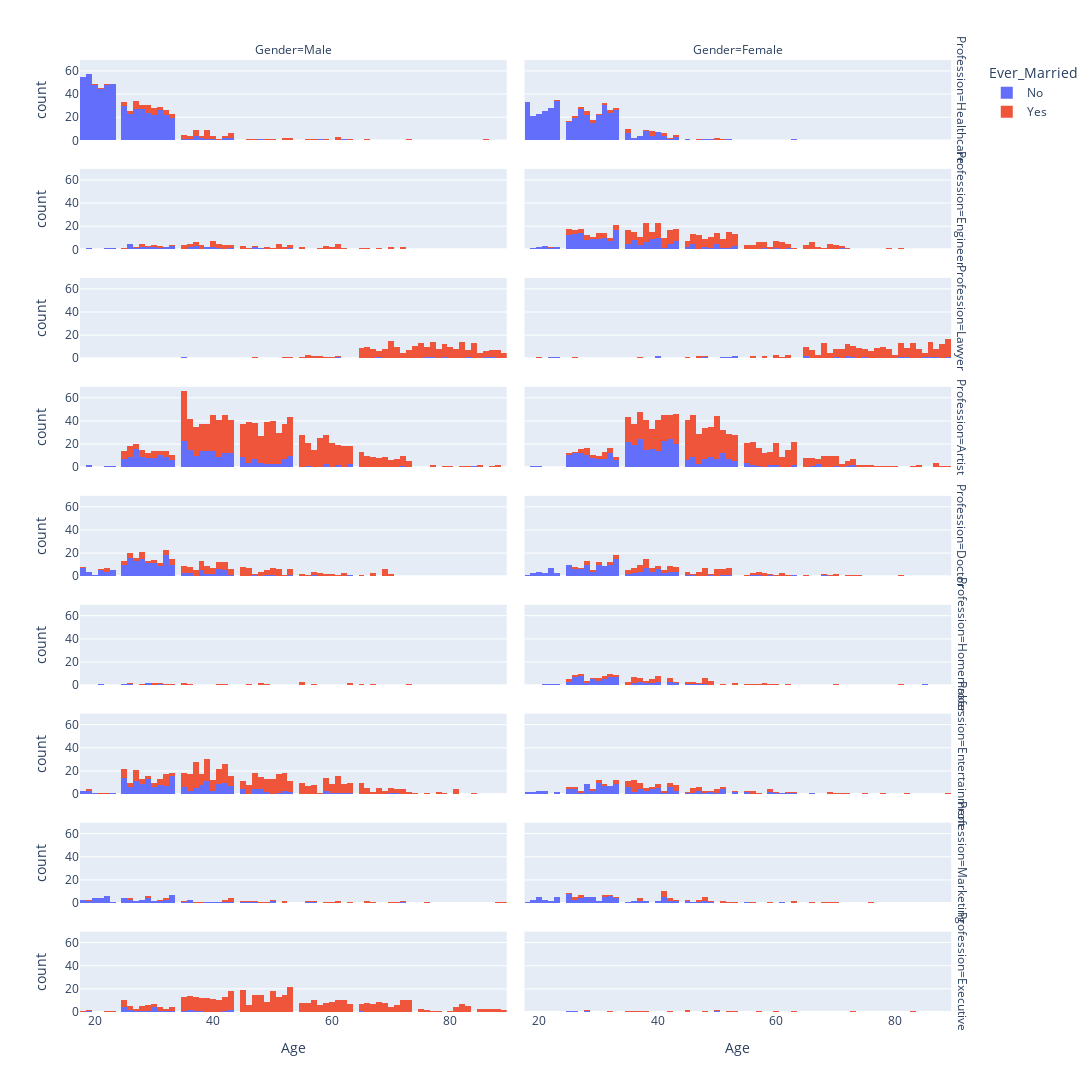

The notebook cell saved with this chart:
### Markdown cell above
- 80% of D segment is below 40 yearolds. Follow by A segment around 50%
- 70% more or less of D segment below 35 yearolds and around 30% for A segment.

### Code cell
fig = px.histogram(z, x="Age", color="Ever_Married", facet_col="Gender", facet_row="Profession")
fig.update_layout(
    width=2000,
    height=1100
)

fig.show()

### Figure 1 — Plotly figure (JSON) as saved in the notebook; plotly's stock layout.template omitted (floating-point values rounded to 4 significant figures; data arrays with more than 128 entries replaced by an {"elided": "..."} marker saying what was removed)
{"data": [{"alignmentgroup": "True", "bingroup": "x", "hovertemplate": "Ever_Married=No<br>Profession=Healthcare<br>Gender=Male<br>Age=%{x}<br>count=%{y}<extra></extra>", "legendgroup": "No", "marker": {"color": "#636efa", "pattern": {"shape": ""}}, "name": "No", "offsetgroup": "No", "orientation": "v", "showlegend": true, "type": "histogram", "x": {"elided": "538 int values"}, "xaxis": "x17", "yaxis": "y17"}, {"alignmentgroup": "True", "bingroup": "x", "hovertemplate": "Ever_Married=No<br>Profession=Healthcare<br>Gender=Female<br>Age=%{x}<br>count=%{y}<extra></extra>", "legendgroup": "No", "marker": {"color": "#636efa", "pattern": {"shape": ""}}, "name": "No", "offsetgroup": "No", "orientation": "v", "showlegend": false, "type": "histogram", "x": {"elided": "410 int values"}, "xaxis": "x18", "yaxis": "y18"}, {"alignmentgroup": "True", "bingroup": "x", "hovertemplate": "Ever_Married=No<br>Profession=Engineer<br>Gender=Male<br>Age=%{x}<br>count=%{y}<extra></extra>", "legendgroup": "No", "marker": {"color": "#636efa", "pattern": {"shape": ""}}, "name": "No", "offsetgroup": "No", "orientation": "v", "showlegend": false, "type": "histogram", "x": [26, 36, 28, 39, 48, 30, 29, 30, 26, 37, 29, 19, 47, 37, 26, 39, 26, 43, 41, 40, 31, 22, 40, 26, 53, 32, 27, 36, 33, 32, 33, 37, 47, 33, 28, 23], "xaxis": "x15", "yaxis": "y15"}, {"alignmentgroup": "True", "bingroup": "x", "hovertemplate": "Ever_Married=No<br>Profession=Engineer<br>Gender=Female<br>Age=%{x}<br>count=%{y}<extra></extra>", "legendgroup": "No", "marker": {"color": "#636efa", "pattern": {"shape": ""}}, "name": "No", "offsetgroup": "No", "orientation": "v", "showlegend": false, "type": "histogram", "x": {"elided": "187 int values"}, "xaxis": "x16", "yaxis": "y16"}, {"alignmentgroup": "True", "bingroup": "x", "hovertemplate": "Ever_Married=No<br>Profession=Lawyer<br>Gender=Male<br>Age=%{x}<br>count=%{y}<extra></extra>", "legendgroup": "No", "marker": {"color": "#636efa", "pattern": {"shape": ""}}, "name": "No", "offsetgroup": "No", "orientation": "v", "showlegend": false, "type": "histogram", "x": [86, 61, 87, 79, 68, 35, 77, 83, 76], "xaxis": "x13", "yaxis": "y13"}, {"alignmentgroup": "True", "bingroup": "x", "hovertemplate": "Ever_Married=No<br>Profession=Lawyer<br>Gender=Female<br>Age=%{x}<br>count=%{y}<extra></extra>", "legendgroup": "No", "marker": {"color": "#636efa", "pattern": {"shape": ""}}, "name": "No", "offsetgroup": "No", "orientation": "v", "showlegend": false, "type": "histogram", "x": [40, 72, 73, 85, 75, 40, 53, 22, 86, 53, 65, 87, 81, 48, 65, 23, 51, 70, 72, 89, 52, 82], "xaxis": "x14", "yaxis": "y14"}, {"alignmentgroup": "True", "bingroup": "x", "hovertemplate": "Ever_Married=No<br>Profession=Artist<br>Gender=Male<br>Age=%{x}<br>count=%{y}<extra></extra>", "legendgroup": "No", "marker": {"color": "#636efa", "pattern": {"shape": ""}}, "name": "No", "offsetgroup": "No", "orientation": "v", "showlegend": false, "type": "histogram", "x": {"elided": "271 int values"}, "xaxis": "x11", "yaxis": "y11"}, {"alignmentgroup": "True", "bingroup": "x", "hovertemplate": "Ever_Married=No<br>Profession=Artist<br>Gender=Female<br>Age=%{x}<br>count=%{y}<extra></extra>", "legendgroup": "No", "marker": {"color": "#636efa", "pattern": {"shape": ""}}, "name": "No", "offsetgroup": "No", "orientation": "v", "showlegend": false, "type": "histogram", "x": {"elided": "351 int values"}, "xaxis": "x12", "yaxis": "y12"}, {"alignmentgroup": "True", "bingroup": "x", "hovertemplate": "Ever_Married=No<br>Profession=Doctor<br>Gender=Male<br>Age=%{x}<br>count=%{y}<extra></extra>", "legendgroup": "No", "marker": {"color": "#636efa", "pattern": {"shape": ""}}, "name": "No", "offsetgroup": "No", "orientation": "v", "showlegend": false, "type": "histogram", "x": {"elided": "172 int values"}, "xaxis": "x9", "yaxis": "y9"}, {"alignmentgroup": "True", "bingroup": "x", "hovertemplate": "Ever_Married=No<br>Profession=Doctor<br>Gender=Female<br>Age=%{x}<br>count=%{y}<extra></extra>", "legendgroup": "No", "marker": {"color": "#636efa", "pattern": {"shape": ""}}, "name": "No", "offsetgroup": "No", "orientation": "v", "showlegend": false, "type": "histogram", "x": {"elided": "148 int values"}, "xaxis": "x10", "yaxis": "y10"}, {"alignmentgroup": "True", "bingroup": "x", "hovertemplate": "Ever_Married=No<br>Profession=Homemaker<br>Gender=Male<br>Age=%{x}<br>count=%{y}<extra></extra>", "legendgroup": "No", "marker": {"color": "#636efa", "pattern": {"shape": ""}}, "name": "No", "offsetgroup": "No", "orientation": "v", "showlegend": false, "type": "histogram", "x": [21, 29, 25, 26, 31, 29], "xaxis": "x7", "yaxis": "y7"}, {"alignmentgroup": "True", "bingroup": "x", "hovertemplate": "Ever_Married=No<br>Profession=Homemaker<br>Gender=Female<br>Age=%{x}<br>count=%{y}<extra></extra>", "legendgroup": "No", "marker": {"color": "#636efa", "pattern": {"shape": ""}}, "name": "No", "offsetgroup": "No", "orientation": "v", "showlegend": false, "type": "histogram", "x": [32, 33, 27, 25, 30, 22, 27, 29, 38, 37, 32, 26, 40, 33, 42, 23, 21, 43, 36, 28, 33, 32, 31, 31, 33, 30, 33, 32, 47, 39, 37, 28, 48, 26, 27, 27, 46, 26, 37, 27, 25, 26, 30, 27, 33, 43, 32, 32, 45, 39, 31, 26, 40, 33, 36, 26, 29, 27, 25, 26, 85, 29, 29, 30, 42, 32, 42, 31, 31, 27, 38, 40, 29], "xaxis": "x8", "yaxis": "y8"}, {"alignmentgroup": "True", "bingroup": "x", "hovertemplate": "Ever_Married=No<br>Profession=Entertainment<br>Gender=Male<br>Age=%{x}<br>count=%{y}<extra></extra>", "legendgroup": "No", "marker": {"color": "#636efa", "pattern": {"shape": ""}}, "name": "No", "offsetgroup": "No", "orientation": "v", "showlegend": false, "type": "histogram", "x": {"elided": "189 int values"}, "xaxis": "x5", "yaxis": "y5"}, {"alignmentgroup": "True", "bingroup": "x", "hovertemplate": "Ever_Married=No<br>Profession=Entertainment<br>Gender=Female<br>Age=%{x}<br>count=%{y}<extra></extra>", "legendgroup": "No", "marker": {"color": "#636efa", "pattern": {"shape": ""}}, "name": "No", "offsetgroup": "No", "orientation": "v", "showlegend": false, "type": "histogram", "x": [42, 28, 26, 31, 36, 60, 30, 62, 36, 59, 32, 45, 35, 51, 55, 37, 30, 25, 33, 28, 37, 49, 33, 30, 53, 25, 38, 43, 35, 32, 39, 26, 42, 51, 33, 43, 50, 18, 39, 28, 21, 48, 28, 46, 37, 31, 51, 33, 40, 40, 32, 19, 30, 30, 25, 30, 18, 61, 40, 63, 59, 39, 31, 32, 42, 19, 30, 31, 28, 28, 41, 27, 28, 42, 31, 40, 47, 33, 37, 33, 23, 66, 35, 33, 26, 32, 40, 47, 30, 21, 32, 55, 21, 20, 39, 30, 26, 29, 33, 28, 25, 49, 35, 31, 35, 33, 20, 42, 42, 51, 29, 23, 35, 29, 28, 38, 38, 30, 53, 47, 20, 32, 43, 31], "xaxis": "x6", "yaxis": "y6"}, {"alignmentgroup": "True", "bingroup": "x", "hovertemplate": "Ever_Married=No<br>Profession=Marketing<br>Gender=Male<br>Age=%{x}<br>count=%{y}<extra></extra>", "legendgroup": "No", "marker": {"color": "#636efa", "pattern": {"shape": ""}}, "name": "No", "offsetgroup": "No", "orientation": "v", "showlegend": false, "type": "histogram", "x": [29, 40, 28, 19, 42, 36, 26, 57, 25, 27, 33, 72, 45, 30, 22, 25, 33, 32, 47, 18, 23, 20, 32, 35, 20, 43, 26, 50, 33, 39, 26, 31, 21, 25, 28, 19, 22, 46, 25, 29, 33, 22, 33, 33, 18, 22, 36, 22, 21, 21, 29, 20, 27, 18, 36, 41, 20, 29, 33, 28, 32, 22, 31, 30, 56, 50, 21], "xaxis": "x3", "yaxis": "y3"}, {"alignmentgroup": "True", "bingroup": "x", "hovertemplate": "Ever_Married=No<br>Profession=Marketing<br>Gender=Female<br>Age=%{x}<br>count=%{y}<extra></extra>", "legendgroup": "No", "marker": {"color": "#636efa", "pattern": {"shape": ""}}, "name": "No", "offsetgroup": "No", "orientation": "v", "showlegend": false, "type": "histogram", "x": [19, 29, 20, 22, 55, 21, 26, 47, 23, 61, 30, 49, 38, 29, 33, 28, 38, 20, 41, 32, 25, 31, 18, 19, 25, 31, 46, 32, 28, 23, 43, 42, 41, 32, 41, 32, 25, 28, 31, 45, 48, 26, 20, 20, 27, 42, 21, 25, 29, 45, 23, 35, 37, 41, 33, 30, 32, 26, 19, 43, 37, 29, 31, 28, 36, 33, 27, 40, 32, 28, 20, 41, 25, 31, 25, 27, 21, 25, 22, 29, 33, 40, 23, 48, 25, 36, 27, 23], "xaxis": "x4", "yaxis": "y4"}, {"alignmentgroup": "True", "bingroup": "x", "hovertemplate": "Ever_Married=No<br>Profession=Executive<br>Gender=Male<br>Age=%{x}<br>count=%{y}<extra></extra>", "legendgroup": "No", "marker": {"color": "#636efa", "pattern": {"shape": ""}}, "name": "No", "offsetgroup": "No", "orientation": "v", "showlegend": false, "type": "histogram", "x": [30, 25, 25, 26, 42, 38, 43, 30, 29, 36, 31, 26, 25, 37, 36, 19, 27, 65, 25, 33, 30, 30, 28, 32, 43, 35], "xaxis": "x", "yaxis": "y"}, {"alignmentgroup": "True", "bingroup": "x", "hovertemplate": "Ever_Married=No<br>Profession=Executive<br>Gender=Female<br>Age=%{x}<br>count=%{y}<extra></extra>", "legendgroup": "No", "marker": {"color": "#636efa", "pattern": {"shape": ""}}, "name": "No", "offsetgroup": "No", "orientation": "v", "showlegend": false, "type": "histogram", "x": [26, 28, 25, 50], "xaxis": "x2", "yaxis": "y2"}, {"alignmentgroup": "True", "bingroup": "x", "hovertemplate": "Ever_Married=Yes<br>Profession=Healthcare<br>Gender=Male<br>Age=%{x}<br>count=%{y}<extra></extra>", "legendgroup": "Yes", "marker": {"color": "#EF553B", "pattern": {"shape": ""}}, "name": "Yes", "offsetgroup": "Yes", "orientation": "v", "showlegend": true, "type": "histogram", "x": [27, 37, 33, 31, 32, 30, 37, 43, 39, 40, 61, 46, 42, 49, 28, 29, 39, 21, 27, 39, 39, 27, 33, 57, 32, 35, 37, 56, 39, 33, 50, 43, 29, 27, 29, 31, 35, 52, 28, 40, 42, 52, 30, 27, 37, 37, 39, 66, 53, 41, 53, 86, 30, 31, 73, 25, 33, 27, 38, 47, 36, 35, 29, 61, 25, 35, 36, 59, 29, 25, 38, 43, 27, 22, 30, 20, 39, 29, 30, 26, 43, 63, 32, 28, 61, 39, 29, 40, 36, 32, 26, 28, 30], "xaxis": "x17", "yaxis": "y17"}, {"alignmentgroup": "True", "bingroup": "x", "hovertemplate": "Ever_Married=Yes<br>Profession=Healthcare<br>Gender=Female<br>Age=%{x}<br>count=%{y}<extra></extra>", "legendgroup": "Yes", "marker": {"color": "#EF553B", "pattern": {"shape": ""}}, "name": "Yes", "offsetgroup": "Yes", "orientation": "v", "showlegend": false, "type": "histogram", "x": [28, 35, 39, 25, 28, 29, 35, 35, 27, 41, 29, 26, 42, 41, 47, 32, 33, 33, 39, 29, 31, 39, 28, 26, 50, 39, 43, 38, 35, 43, 51, 50, 27, 32, 23, 30], "xaxis": "x18", "yaxis": "y18"}, {"alignmentgroup": "True", "bingroup": "x", "hovertemplate": "Ever_Married=Yes<br>Profession=Engineer<br>Gender=Male<br>Age=%{x}<br>count=%{y}<extra></extra>", "legendgroup": "Yes", "marker": {"color": "#EF553B", "pattern": {"shape": ""}}, "name": "Yes", "offsetgroup": "Yes", "orientation": "v", "showlegend": false, "type": "histogram", "x": [40, 45, 30, 28, 70, 33, 72, 51, 53, 58, 27, 52, 49, 31, 42, 59, 51, 42, 36, 55, 37, 37, 49, 42, 40, 40, 29, 70, 59, 45, 61, 43, 43, 35, 72, 60, 42, 66, 65, 40, 46, 52, 30, 51, 50, 36, 51, 28, 41, 55, 38, 47, 35, 43, 35, 59, 53, 37, 51, 31, 28, 35, 41, 61, 41, 25, 36, 61, 38, 68, 41, 45, 60, 40, 61, 38, 53, 38, 62, 61], "xaxis": "x15", "yaxis": "y15"}, {"alignmentgroup": "True", "bingroup": "x", "hovertemplate": "Ever_Married=Yes<br>Profession=Engineer<br>Gender=Female<br>Age=%{x}<br>count=%{y}<extra></extra>", "legendgroup": "Yes", "marker": {"color": "#EF553B", "pattern": {"shape": ""}}, "name": "Yes", "offsetgroup": "Yes", "orientation": "v", "showlegend": false, "type": "histogram", "x": {"elided": "279 int values"}, "xaxis": "x16", "yaxis": "y16"}, {"alignmentgroup": "True", "bingroup": "x", "hovertemplate": "Ever_Married=Yes<br>Profession=Lawyer<br>Gender=Male<br>Age=%{x}<br>count=%{y}<extra></extra>", "legendgroup": "Yes", "marker": {"color": "#EF553B", "pattern": {"shape": ""}}, "name": "Yes", "offsetgroup": "Yes", "orientation": "v", "showlegend": false, "type": "histogram", "x": {"elided": "235 int values"}, "xaxis": "x13", "yaxis": "y13"}, {"alignmentgroup": "True", "bingroup": "x", "hovertemplate": "Ever_Married=Yes<br>Profession=Lawyer<br>Gender=Female<br>Age=%{x}<br>count=%{y}<extra></extra>", "legendgroup": "Yes", "marker": {"color": "#EF553B", "pattern": {"shape": ""}}, "name": "Yes", "offsetgroup": "Yes", "orientation": "v", "showlegend": false, "type": "histogram", "x": {"elided": "234 int values"}, "xaxis": "x14", "yaxis": "y14"}, {"alignmentgroup": "True", "bingroup": "x", "hovertemplate": "Ever_Married=Yes<br>Profession=Artist<br>Gender=Male<br>Age=%{x}<br>count=%{y}<extra></extra>", "legendgroup": "Yes", "marker": {"color": "#EF553B", "pattern": {"shape": ""}}, "name": "Yes", "offsetgroup": "Yes", "orientation": "v", "showlegend": false, "type": "histogram", "x": {"elided": "866 int values"}, "xaxis": "x11", "yaxis": "y11"}, {"alignmentgroup": "True", "bingroup": "x", "hovertemplate": "Ever_Married=Yes<br>Profession=Artist<br>Gender=Female<br>Age=%{x}<br>count=%{y}<extra></extra>", "legendgroup": "Yes", "marker": {"color": "#EF553B", "pattern": {"shape": ""}}, "name": "Yes", "offsetgroup": "Yes", "orientation": "v", "showlegend": false, "type": "histogram", "x": {"elided": "704 int values"}, "xaxis": "x12", "yaxis": "y12"}, {"alignmentgroup": "True", "bingroup": "x", "hovertemplate": "Ever_Married=Yes<br>Profession=Doctor<br>Gender=Male<br>Age=%{x}<br>count=%{y}<extra></extra>", "legendgroup": "Yes", "marker": {"color": "#EF553B", "pattern": {"shape": ""}}, "name": "Yes", "offsetgroup": "Yes", "orientation": "v", "showlegend": false, "type": "histogram", "x": {"elided": "163 int values"}, "xaxis": "x9", "yaxis": "y9"}, {"alignmentgroup": "True", "bingroup": "x", "hovertemplate": "Ever_Married=Yes<br>Profession=Doctor<br>Gender=Female<br>Age=%{x}<br>count=%{y}<extra></extra>", "legendgroup": "Yes", "marker": {"color": "#EF553B", "pattern": {"shape": ""}}, "name": "Yes", "offsetgroup": "Yes", "orientation": "v", "showlegend": false, "type": "histogram", "x": [58, 42, 49, 52, 70, 48, 51, 57, 61, 38, 50, 36, 50, 26, 37, 57, 58, 38, 50, 52, 37, 37, 70, 60, 35, 65, 43, 69, 81, 45, 33, 39, 72, 56, 36, 42, 56, 28, 38, 47, 43, 38, 50, 43, 48, 42, 32, 32, 46, 38, 40, 38, 30, 48, 50, 74, 61, 39, 48, 38, 47, 45, 28, 47, 47, 51, 68, 57, 58, 36, 37, 37, 39, 29, 35, 40, 48, 33, 26, 48, 36, 41, 61, 43, 59, 45, 35, 48, 52, 51, 42, 73, 52, 30, 37, 55, 52, 27, 42, 38, 50, 62, 40, 51, 41, 33, 28, 51, 52], "xaxis": "x10", "yaxis": "y10"}, {"alignmentgroup": "True", "bingroup": "x", "hovertemplate": "Ever_Married=Yes<br>Profession=Homemaker<br>Gender=Male<br>Age=%{x}<br>count=%{y}<extra></extra>", "legendgroup": "Yes", "marker": {"color": "#EF553B", "pattern": {"shape": ""}}, "name": "Yes", "offsetgroup": "Yes", "orientation": "v", "showlegend": false, "type": "histogram", "x": [49, 30, 48, 73, 30, 46, 63, 35, 57, 48, 35, 28, 55, 32, 26, 55, 55, 42, 33, 41, 67, 31, 65, 36, 63], "xaxis": "x7", "yaxis": "y7"}, {"alignmentgroup": "True", "bingroup": "x", "hovertemplate": "Ever_Married=Yes<br>Profession=Homemaker<br>Gender=Female<br>Age=%{x}<br>count=%{y}<extra></extra>", "legendgroup": "Yes", "marker": {"color": "#EF553B", "pattern": {"shape": ""}}, "name": "Yes", "offsetgroup": "Yes", "orientation": "v", "showlegend": false, "type": "histogram", "x": [49, 42, 42, 49, 53, 33, 47, 32, 39, 31, 43, 38, 27, 38, 37, 70, 45, 32, 36, 45, 33, 49, 62, 42, 29, 26, 56, 32, 57, 40, 48, 39, 37, 58, 36, 28, 46, 49, 28, 37, 51, 31, 55, 27, 30, 40, 40, 35, 30, 59, 48, 31, 48, 25, 48, 60, 35, 53, 48, 26, 36, 39, 40, 40, 46, 25, 36, 81, 58, 36, 35], "xaxis": "x8", "yaxis": "y8"}, {"alignmentgroup": "True", "bingroup": "x", "hovertemplate": "Ever_Married=Yes<br>Profession=Entertainment<br>Gender=Male<br>Age=%{x}<br>count=%{y}<extra></extra>", "legendgroup": "Yes", "marker": {"color": "#EF553B", "pattern": {"shape": ""}}, "name": "Yes", "offsetgroup": "Yes", "orientation": "v", "showlegend": false, "type": "histogram", "x": {"elided": "406 int values"}, "xaxis": "x5", "yaxis": "y5"}, {"alignmentgroup": "True", "bingroup": "x", "hovertemplate": "Ever_Married=Yes<br>Profession=Entertainment<br>Gender=Female<br>Age=%{x}<br>count=%{y}<extra></extra>", "legendgroup": "Yes", "marker": {"color": "#EF553B", "pattern": {"shape": ""}}, "name": "Yes", "offsetgroup": "Yes", "orientation": "v", "showlegend": false, "type": "histogram", "x": [57, 51, 75, 40, 37, 50, 48, 37, 60, 42, 56, 36, 35, 63, 70, 36, 38, 33, 27, 36, 25, 30, 35, 45, 53, 29, 82, 71, 46, 46, 33, 72, 31, 50, 36, 41, 26, 36, 69, 33, 43, 25, 78, 59, 47, 41, 37, 55, 40, 46, 56, 59, 46, 43, 37, 40, 37, 38, 51, 36, 62, 47, 43, 48, 36, 35, 40, 36, 89, 35, 56, 31, 43, 39, 42, 69, 37, 36, 35, 49, 42, 26, 39, 27, 50, 42, 36, 47, 30, 43], "xaxis": "x6", "yaxis": "y6"}, {"alignmentgroup": "True", "bingroup": "x", "hovertemplate": "Ever_Married=Yes<br>Profession=Marketing<br>Gender=Male<br>Age=%{x}<br>count=%{y}<extra></extra>", "legendgroup": "Yes", "marker": {"color": "#EF553B", "pattern": {"shape": ""}}, "name": "Yes", "offsetgroup": "Yes", "orientation": "v", "showlegend": false, "type": "histogram", "x": [76, 29, 19, 42, 71, 31, 63, 26, 70, 42, 29, 38, 37, 43, 60, 32, 52, 52, 61, 67, 35, 43, 57, 89, 72, 47, 50, 48, 49, 56, 45, 43, 59, 46, 66, 61, 66, 88], "xaxis": "x3", "yaxis": "y3"}, {"alignmentgroup": "True", "bingroup": "x", "hovertemplate": "Ever_Married=Yes<br>Profession=Marketing<br>Gender=Female<br>Age=%{x}<br>count=%{y}<extra></extra>", "legendgroup": "Yes", "marker": {"color": "#EF553B", "pattern": {"shape": ""}}, "name": "Yes", "offsetgroup": "Yes", "orientation": "v", "showlegend": false, "type": "histogram", "x": [27, 45, 47, 25, 43, 31, 42, 69, 63, 76, 51, 41, 68, 27, 37, 26, 48, 47, 51, 41, 31, 70, 59, 66, 53, 52, 41, 33, 63, 41, 56, 42, 32, 26, 41, 48, 49, 27, 37, 48], "xaxis": "x4", "yaxis": "y4"}, {"alignmentgroup": "True", "bingroup": "x", "hovertemplate": "Ever_Married=Yes<br>Profession=Executive<br>Gender=Male<br>Age=%{x}<br>count=%{y}<extra></extra>", "legendgroup": "Yes", "marker": {"color": "#EF553B", "pattern": {"shape": ""}}, "name": "Yes", "offsetgroup": "Yes", "orientation": "v", "showlegend": false, "type": "histogram", "x": {"elided": "457 int values"}, "xaxis": "x", "yaxis": "y"}, {"alignmentgroup": "True", "bingroup": "x", "hovertemplate": "Ever_Married=Yes<br>Profession=Executive<br>Gender=Female<br>Age=%{x}<br>count=%{y}<extra></extra>", "legendgroup": "Yes", "marker": {"color": "#EF553B", "pattern": {"shape": ""}}, "name": "Yes", "offsetgroup": "Yes", "orientation": "v", "showlegend": false, "type": "histogram", "x": [50, 57, 32, 60, 38, 45, 48, 35, 73, 53, 63, 36, 42, 28, 83, 37, 52, 45], "xaxis": "x2", "yaxis": "y2"}], "layout": {"annotations": [{"font": {}, "showarrow": false, "text": "Gender=Male", "x": 0.24, "xanchor": "center", "xref": "paper", "y": 1, "yanchor": "bottom", "yref": "paper"}, {"font": {}, "showarrow": false, "text": "Gender=Female", "x": 0.74, "xanchor": "center", "xref": "paper", "y": 1, "yanchor": "bottom", "yref": "paper"}, {"font": {}, "showarrow": false, "text": "Profession=Executive", "textangle": 90, "x": 0.98, "xanchor": "left", "xref": "paper", "y": 0.04222, "yanchor": "middle", "yref": "paper"}, {"font": {}, "showarrow": false, "text": "Profession=Marketing", "textangle": 90, "x": 0.98, "xanchor": "left", "xref": "paper", "y": 0.1567, "yanchor": "middle", "yref": "paper"}, {"font": {}, "showarrow": false, "text": "Profession=Entertainment", "textangle": 90, "x": 0.98, "xanchor": "left", "xref": "paper", "y": 0.2711, "yanchor": "middle", "yref": "paper"}, {"font": {}, "showarrow": false, "text": "Profession=Homemaker", "textangle": 90, "x": 0.98, "xanchor": "left", "xref": "paper", "y": 0.3856, "yanchor": "middle", "yref": "paper"}, {"font": {}, "showarrow": false, "text": "Profession=Doctor", "textangle": 90, "x": 0.98, "xanchor": "left", "xref": "paper", "y": 0.5, "yanchor": "middle", "yref": "paper"}, {"font": {}, "showarrow": false, "text": "Profession=Artist", "textangle": 90, "x": 0.98, "xanchor": "left", "xref": "paper", "y": 0.6144, "yanchor": "middle", "yref": "paper"}, {"font": {}, "showarrow": false, "text": "Profession=Lawyer", "textangle": 90, "x": 0.98, "xanchor": "left", "xref": "paper", "y": 0.7289, "yanchor": "middle", "yref": "paper"}, {"font": {}, "showarrow": false, "text": "Profession=Engineer", "textangle": 90, "x": 0.98, "xanchor": "left", "xref": "paper", "y": 0.8433, "yanchor": "middle", "yref": "paper"}, {"font": {}, "showarrow": false, "text": "Profession=Healthcare", "textangle": 90, "x": 0.98, "xanchor": "left", "xref": "paper", "y": 0.9578, "yanchor": "middle", "yref": "paper"}], "barmode": "relative", "height": 1100, "legend": {"title": {"text": "Ever_Married"}, "tracegroupgap": 0}, "margin": {"t": 60}, "width": 2000, "xaxis": {"anchor": "y", "domain": [0, 0.48], "title": {"text": "Age"}}, "xaxis10": {"anchor": "y10", "domain": [0.5, 0.98], "matches": "x", "showticklabels": false}, "xaxis11": {"anchor": "y11", "domain": [0, 0.48], "matches": "x", "showticklabels": false}, "xaxis12": {"anchor": "y12", "domain": [0.5, 0.98], "matches": "x", "showticklabels": false}, "xaxis13": {"anchor": "y13", "domain": [0, 0.48], "matches": "x", "showticklabels": false}, "xaxis14": {"anchor": "y14", "domain": [0.5, 0.98], "matches": "x", "showticklabels": false}, "xaxis15": {"anchor": "y15", "domain": [0, 0.48], "matches": "x", "showticklabels": false}, "xaxis16": {"anchor": "y16", "domain": [0.5, 0.98], "matches": "x", "showticklabels": false}, "xaxis17": {"anchor": "y17", "domain": [0, 0.48], "matches": "x", "showticklabels": false}, "xaxis18": {"anchor": "y18", "domain": [0.5, 0.98], "matches": "x", "showticklabels": false}, "xaxis2": {"anchor": "y2", "domain": [0.5, 0.98], "matches": "x", "title": {"text": "Age"}}, "xaxis3": {"anchor": "y3", "domain": [0, 0.48], "matches": "x", "showticklabels": false}, "xaxis4": {"anchor": "y4", "domain": [0.5, 0.98], "matches": "x", "showticklabels": false}, "xaxis5": {"anchor": "y5", "domain": [0, 0.48], "matches": "x", "showticklabels": false}, "xaxis6": {"anchor": "y6", "domain": [0.5, 0.98], "matches": "x", "showticklabels": false}, "xaxis7": {"anchor": "y7", "domain": [0, 0.48], "matches": "x", "showticklabels": false}, "xaxis8": {"anchor": "y8", "domain": [0.5, 0.98], "matches": "x", "showticklabels": false}, "xaxis9": {"anchor": "y9", "domain": [0, 0.48], "matches": "x", "showticklabels": false}, "yaxis": {"anchor": "x", "domain": [0, 0.08444], "title": {"text": "count"}}, "yaxis10": {"anchor": "x10", "domain": [0.4578, 0.5422], "matches": "y", "showticklabels": false}, "yaxis11": {"anchor": "x11", "domain": [0.5722, 0.6567], "matches": "y", "title": {"text": "count"}}, "yaxis12": {"anchor": "x12", "domain": [0.5722, 0.6567], "matches": "y", "showticklabels": false}, "yaxis13": {"anchor": "x13", "domain": [0.6867, 0.7711], "matches": "y", "title": {"text": "count"}}, "yaxis14": {"anchor": "x14", "domain": [0.6867, 0.7711], "matches": "y", "showticklabels": false}, "yaxis15": {"anchor": "x15", "domain": [0.8011, 0.8856], "matches": "y", "title": {"text": "count"}}, "yaxis16": {"anchor": "x16", "domain": [0.8011, 0.8856], "matches": "y", "showticklabels": false}, "yaxis17": {"anchor": "x17", "domain": [0.9156, 1], "matches": "y", "title": {"text": "count"}}, "yaxis18": {"anchor": "x18", "domain": [0.9156, 1], "matches": "y", "showticklabels": false}, "yaxis2": {"anchor": "x2", "domain": [0, 0.08444], "matches": "y", "showticklabels": false}, "yaxis3": {"anchor": "x3", "domain": [0.1144, 0.1989], "matches": "y", "title": {"text": "count"}}, "yaxis4": {"anchor": "x4", "domain": [0.1144, 0.1989], "matches": "y", "showticklabels": false}, "yaxis5": {"anchor": "x5", "domain": [0.2289, 0.3133], "matches": "y", "title": {"text": "count"}}, "yaxis6": {"anchor": "x6", "domain": [0.2289, 0.3133], "matches": "y", "showticklabels": false}, "yaxis7": {"anchor": "x7", "domain": [0.3433, 0.4278], "matches": "y", "title": {"text": "count"}}, "yaxis8": {"anchor": "x8", "domain": [0.3433, 0.4278], "matches": "y", "showticklabels": false}, "yaxis9": {"anchor": "x9", "domain": [0.4578, 0.5422], "matches": "y", "title": {"text": "count"}}}}
